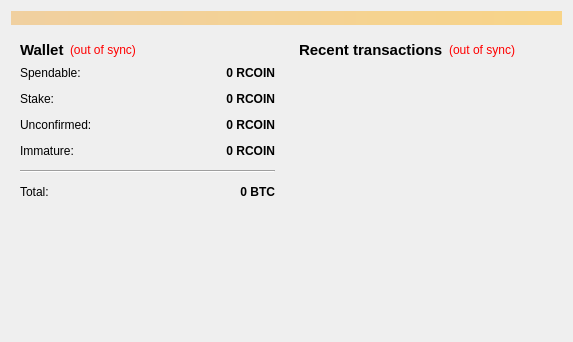
<?xml version="1.0" encoding="UTF-8"?>
<ui version="4.0">
 <class>OverviewPage</class>
 <widget class="QWidget" name="OverviewPage">
  <property name="geometry">
   <rect>
    <x>0</x>
    <y>0</y>
    <width>573</width>
    <height>342</height>
   </rect>
  </property>
  <property name="windowTitle">
   <string>Form</string>
  </property>
  <layout class="QVBoxLayout" name="topLayout">
   <item>
    <widget class="QLabel" name="labelAlerts">
     <property name="visible">
      <bool>false</bool>
     </property>
     <property name="styleSheet">
      <string notr="true">background-color: qlineargradient(x1: 0, y1: 0, x2: 1, y2: 0, stop:0 #F0D0A0, stop:1 #F8D488);  color:#000000
</string>
     </property>
     <property name="wordWrap">
      <bool>true</bool>
     </property>
     <property name="margin">
      <number>3</number>
     </property>
    </widget>
   </item>
   <item>
    <layout class="QHBoxLayout" name="horizontalLayout" stretch="1,1">
     <item>
      <layout class="QVBoxLayout" name="verticalLayout_2">
       <item>
        <widget class="QWidget" name="widget" native="true">
         <layout class="QVBoxLayout" name="verticalLayout_4">
          <item>
           <layout class="QHBoxLayout" name="horizontalLayout_4">
            <item>
             <widget class="QLabel" name="label_5">
              <property name="font">
               <font>
                <pointsize>11</pointsize>
                <weight>75</weight>
                <bold>true</bold>
               </font>
              </property>
              <property name="text">
               <string>Wallet</string>
              </property>
             </widget>
            </item>
            <item>
             <widget class="QLabel" name="labelWalletStatus">
              <property name="toolTip">
               <string>The displayed information may be out of date. Your wallet automatically synchronizes with the ReferralCoin network after a connection is established, but this process has not completed yet.</string>
              </property>
              <property name="styleSheet">
               <string notr="true">QLabel { color: red; }</string>
              </property>
              <property name="text">
               <string notr="true">(out of sync)</string>
              </property>
              <property name="alignment">
               <set>Qt::AlignLeading|Qt::AlignLeft|Qt::AlignVCenter</set>
              </property>
             </widget>
            </item>
            <item>
             <spacer name="horizontalSpacer_2">
              <property name="orientation">
               <enum>Qt::Horizontal</enum>
              </property>
              <property name="sizeHint" stdset="0">
               <size>
                <width>40</width>
                <height>20</height>
               </size>
              </property>
             </spacer>
            </item>
           </layout>
          </item>
          <item>
           <layout class="QFormLayout" name="formLayout_2">
            <property name="fieldGrowthPolicy">
             <enum>QFormLayout::AllNonFixedFieldsGrow</enum>
            </property>
            <property name="horizontalSpacing">
             <number>12</number>
            </property>
            <property name="verticalSpacing">
             <number>12</number>
            </property>
            <item row="0" column="0">
             <widget class="QLabel" name="label">
              <property name="text">
               <string>Spendable:</string>
              </property>
             </widget>
            </item>
            <item row="0" column="1">
             <widget class="QLabel" name="labelBalance">
              <property name="font">
               <font>
                <weight>75</weight>
                <bold>true</bold>
               </font>
              </property>
              <property name="cursor">
               <cursorShape>IBeamCursor</cursorShape>
              </property>
              <property name="toolTip">
               <string>Your current spendable balance</string>
              </property>
              <property name="text">
               <string notr="true">0 RCOIN</string>
              </property>
              <property name="alignment">
               <set>Qt::AlignRight|Qt::AlignTrailing|Qt::AlignVCenter</set>
              </property>
              <property name="textInteractionFlags">
               <set>Qt::LinksAccessibleByMouse|Qt::TextSelectableByKeyboard|Qt::TextSelectableByMouse</set>
              </property>
             </widget>
            </item>
            <item row="1" column="0">
             <widget class="QLabel" name="label_6">
              <property name="text">
               <string>Stake:</string>
              </property>
             </widget>
            </item>
            <item row="1" column="1">
             <widget class="QLabel" name="labelStake">
              <property name="font">
               <font>
                <weight>75</weight>
                <bold>true</bold>
               </font>
              </property>
              <property name="cursor">
               <cursorShape>IBeamCursor</cursorShape>
              </property>
              <property name="toolTip">
               <string>Total of coins that was staked, and do not yet count toward the current balance</string>
              </property>
              <property name="text">
               <string notr="true">0 RCOIN</string>
              </property>
              <property name="alignment">
               <set>Qt::AlignRight|Qt::AlignTrailing|Qt::AlignVCenter</set>
              </property>
              <property name="textInteractionFlags">
               <set>Qt::LinksAccessibleByMouse|Qt::TextSelectableByKeyboard|Qt::TextSelectableByMouse</set>
              </property>
             </widget>
            </item>
            <item row="2" column="0">
             <widget class="QLabel" name="label_3">
              <property name="text">
               <string>Unconfirmed:</string>
              </property>
             </widget>
            </item>
            <item row="2" column="1">
             <widget class="QLabel" name="labelUnconfirmed">
              <property name="font">
               <font>
                <weight>75</weight>
                <bold>true</bold>
               </font>
              </property>
              <property name="cursor">
               <cursorShape>IBeamCursor</cursorShape>
              </property>
              <property name="toolTip">
               <string>Total of transactions that have yet to be confirmed, and do not yet count toward the current balance</string>
              </property>
              <property name="text">
               <string notr="true">0 RCOIN</string>
              </property>
              <property name="alignment">
               <set>Qt::AlignRight|Qt::AlignTrailing|Qt::AlignVCenter</set>
              </property>
              <property name="textInteractionFlags">
               <set>Qt::LinksAccessibleByMouse|Qt::TextSelectableByKeyboard|Qt::TextSelectableByMouse</set>
              </property>
             </widget>
            </item>
            <item row="3" column="0">
             <widget class="QLabel" name="labelImmatureText">
              <property name="text">
               <string>Immature:</string>
              </property>
             </widget>
            </item>
            <item row="3" column="1">
             <widget class="QLabel" name="labelImmature">
              <property name="font">
               <font>
                <weight>75</weight>
                <bold>true</bold>
               </font>
              </property>
              <property name="toolTip">
               <string>Mined balance that has not yet matured</string>
              </property>
              <property name="text">
               <string notr="true">0 RCOIN</string>
              </property>
              <property name="alignment">
               <set>Qt::AlignRight|Qt::AlignTrailing|Qt::AlignVCenter</set>
              </property>
              <property name="textInteractionFlags">
               <set>Qt::LinksAccessibleByMouse|Qt::TextSelectableByKeyboard|Qt::TextSelectableByMouse</set>
              </property>
             </widget>
            </item>
            <item row="4" column="0" colspan="2">
             <widget class="Line" name="line">
              <property name="orientation">
               <enum>Qt::Horizontal</enum>
              </property>
             </widget>
            </item>
            <item row="5" column="0">
             <widget class="QLabel" name="labelTotalText">
              <property name="text">
               <string>Total:</string>
              </property>
             </widget>
            </item>
            <item row="5" column="1">
             <widget class="QLabel" name="labelTotal">
              <property name="font">
               <font>
                <weight>75</weight>
                <bold>true</bold>
               </font>
              </property>
              <property name="cursor">
               <cursorShape>IBeamCursor</cursorShape>
              </property>
              <property name="toolTip">
               <string>Your current total balance</string>
              </property>
              <property name="text">
               <string notr="true">0 BTC</string>
              </property>
              <property name="alignment">
               <set>Qt::AlignRight|Qt::AlignTrailing|Qt::AlignVCenter</set>
              </property>
              <property name="textInteractionFlags">
               <set>Qt::LinksAccessibleByMouse|Qt::TextSelectableByKeyboard|Qt::TextSelectableByMouse</set>
              </property>
             </widget>
            </item>
           </layout>
          </item>
         </layout>
        </widget>
       </item>
       <item>
        <spacer name="verticalSpacer">
         <property name="orientation">
          <enum>Qt::Vertical</enum>
         </property>
         <property name="sizeHint" stdset="0">
          <size>
           <width>20</width>
           <height>40</height>
          </size>
         </property>
        </spacer>
       </item>
      </layout>
     </item>
     <item>
      <layout class="QVBoxLayout" name="verticalLayout_3">
       <item>
        <widget class="QWidget" name="widget_2" native="true">
         <layout class="QVBoxLayout" name="verticalLayout">
          <item>
           <layout class="QHBoxLayout" name="horizontalLayout_2">
            <item>
             <widget class="QLabel" name="label_4">
              <property name="font">
               <font>
                <pointsize>11</pointsize>
                <weight>75</weight>
                <bold>true</bold>
               </font>
              </property>
              <property name="text">
               <string>&lt;b&gt;Recent transactions&lt;/b&gt;</string>
              </property>
             </widget>
            </item>
            <item>
             <widget class="QLabel" name="labelTransactionsStatus">
              <property name="toolTip">
               <string>The displayed information may be out of date. Your wallet automatically synchronizes with the ReferralCoin network after a connection is established, but this process has not completed yet.</string>
              </property>
              <property name="styleSheet">
               <string notr="true">QLabel { color: red; }</string>
              </property>
              <property name="text">
               <string notr="true">(out of sync)</string>
              </property>
              <property name="alignment">
               <set>Qt::AlignRight|Qt::AlignTrailing|Qt::AlignVCenter</set>
              </property>
             </widget>
            </item>
            <item>
             <spacer name="horizontalSpacer">
              <property name="orientation">
               <enum>Qt::Horizontal</enum>
              </property>
              <property name="sizeHint" stdset="0">
               <size>
                <width>40</width>
                <height>20</height>
               </size>
              </property>
             </spacer>
            </item>
           </layout>
          </item>
          <item>
           <widget class="QListView" name="listTransactions">
            <property name="styleSheet">
             <string notr="true">QListView { background: transparent; }</string>
            </property>
            <property name="frameShape">
             <enum>QFrame::NoFrame</enum>
            </property>
            <property name="verticalScrollBarPolicy">
             <enum>Qt::ScrollBarAlwaysOff</enum>
            </property>
            <property name="horizontalScrollBarPolicy">
             <enum>Qt::ScrollBarAlwaysOff</enum>
            </property>
            <property name="selectionMode">
             <enum>QAbstractItemView::NoSelection</enum>
            </property>
           </widget>
          </item>
         </layout>
        </widget>
       </item>
      </layout>
     </item>
    </layout>
   </item>
  </layout>
 </widget>
 <resources/>
 <connections/>
</ui>
